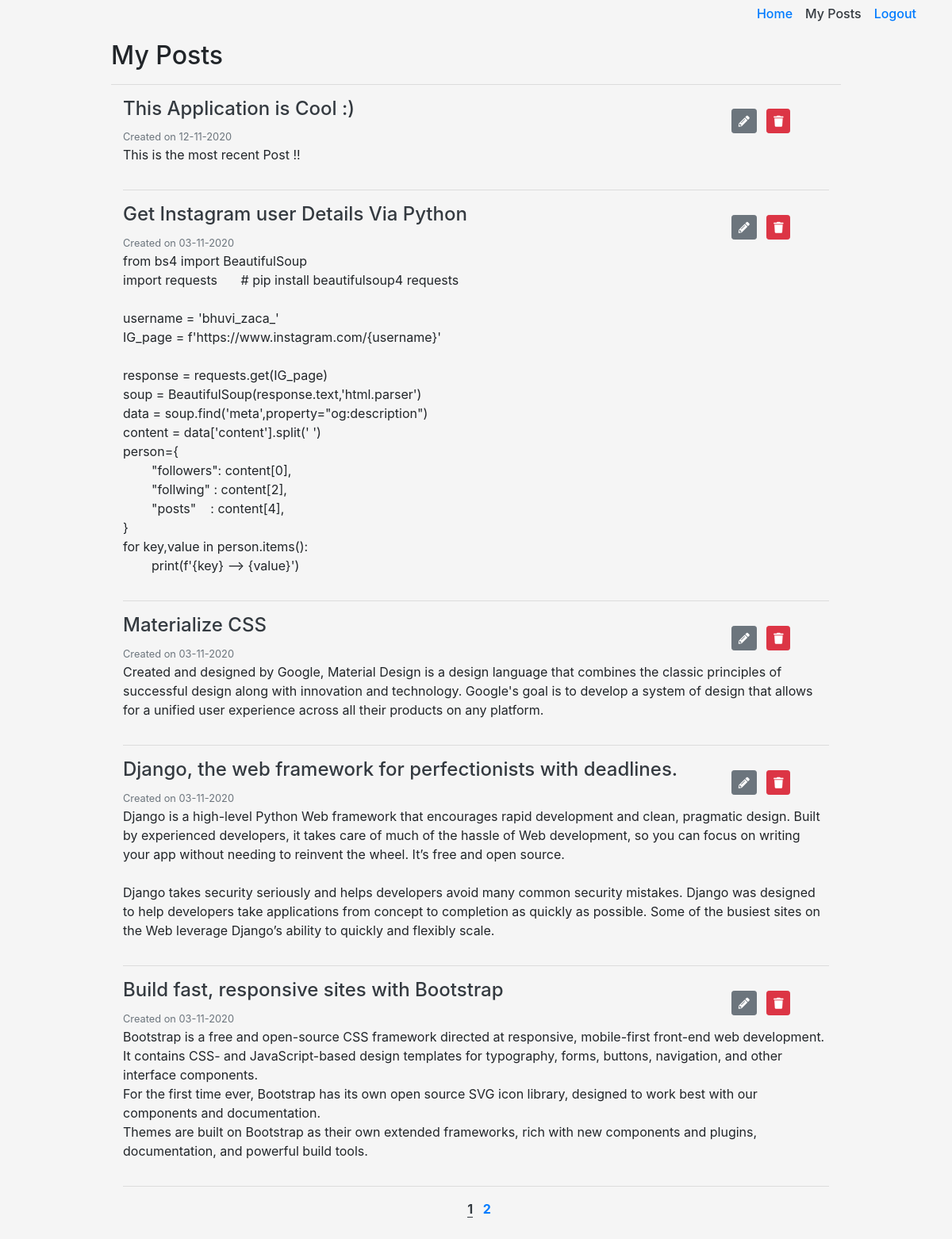
The page /profile (signed in) on the database its author committed.
### MainApp/models.py (models this page shows, shortened)
class Posts(db.Model):
	id = db.Column(db.Integer, primary_key=True)
	date_posted = db.Column(db.DateTime, nullable=False,default=datetime.utcnow)
	title = db.Column(db.String(50), unique=True, nullable=False)
	content = db.Column(db.Text, nullable=False)
	user_id = db.Column(db.Integer,db.ForeignKey('user.id'),nullable=False)
	comments = db.relationship('Comment',backref='post',lazy=True)

### MainApp/users/routes.py (the view)
@users.route('/profile',methods=['GET'])
@login_required
def accountPage():
	page = request.args.get('page',1,type=int)
	posts = Posts.query.filter_by(user_id=current_user.id).order_by(desc(Posts.id)).paginate(per_page=5,page=page)
	return render_template('account.html',posts=posts)

### MainApp/models.py (called while the page is built)
@login_manager.user_loader
def load_user(user_id):
	return User.query.get(int(user_id))

### MainApp/templates/account.html (shortened to what this page needs)
{% extends 'base.html' %}
{% block content %}
<div class="row justify-content-center mt-3">
	<div class="col-md-10">
		<h2>My Posts</h2>
		<hr>
		<div class="container">
			{% for post in posts.items %}
			<div class="row justify-content-center">
				<div class="col-md-12">
					<div class="row justify-content-between align-items-center">
						<div class="col-md-10">
							<h4><a class="article-title text-dark" href="{{url_for('posts.individualPostPage',post_id=post.id)}}">{{ post.title }}</a></h4>
							<small class="text-muted">Created on {{post.date_posted.strftime('%d-%m-%Y')}}</small>
						</div>
						<div class="col-md-2">
							<a href="{{url_for('posts.updatePostPage',post_id=post.id) }}" class="btn btn-secondary btn-sm mr-2" title="Edit this Post"><i class="fas fa-pencil-alt"></i></a>
							<a href="{{url_for('posts.deletePostPage',post_id=post.id) }}" class="btn btn-danger btn-sm" title="Delete this Post"><i class="fas fa-trash"></i></a>
						</div>
					</div>
					<p class="article-content post-wrap">{{ post.content }}</p>
				</div>
			</div>
			<hr>
		{% endfor %}
		<div class="d-flex justify-content-center mb-5">
				<div class="col-12">
					<center>
					{% for page_num in posts.iter_pages(left_edge=1, right_edge=1) %}
						{% if page_num %}
							{% if posts.page == page_num %}
									<a class="text-dark border-bottom border-dark font-weight-bold mb-4 ml-2" href="{{url_for('users.accountPage',page=page_num)}}">{{page_num}}</a>
							{% else %}
								<a class="font-weight-bold mb-4 ml-2" href="{{url_for('users.accountPage',page=page_num)}}">{{page_num}}</a>
							{% endif %}
						{% else %}
							...
						{% endif %}
					{% endfor %}
					</center>
				</div>
			</div>
		</div>
	</div>
</div>
{% endblock %}

### MainApp/static/css/style.css (style rules this page uses)
html { scroll-behavior: smooth; }
body { background: whitesmoke; }
a { text-decoration: none !important; }
.post-wrap { white-space: pre-wrap; }

### rows shown on the page
Posts: title "This Application is Cool :)", date_posted "12-11-2020", content "This is the most recent Post !!"
Posts: title "Get Instagram user Details Via Python", date_posted "03-11-2020", content "from bs4 import BeautifulSoup import requests # pip install beautifulsoup4 requests username = 'bhuvi_zaca_' IG_page = f'https://www.instagram.com/{username}' response = requests.get(IG_page) soup = BeautifulSoup(response.text,'html.parser') data = soup.find('meta',property=\"og:description\") content = data['content'].split(' ') person={ \"followers\": content[0], \"follwing\" : content[2], \"posts\" : content[4], } for key,value in person.items(): print(f'{key} --> {value}')"
Posts: title "Materialize CSS", date_posted "03-11-2020", content "Created and designed by Google, Material Design is a design language that combines the classic principles of successful design along with innovation and technology. Google's goal is to develop a system of design that allows for a unified user experience across all their products on any platform."
Posts: title "Django, the web framework for perfectionists with deadlines.", date_posted "03-11-2020", content "Django is a high-level Python Web framework that encourages rapid development and clean, pragmatic design. Built by experienced developers, it takes care of much of the hassle of Web development, so you can focus on writing your app without needing to reinvent the wheel. It’s free and open source. Django takes security seriously and helps developers avoid many common security mistakes. Django was designed to help developers take applications from concept to completion as quickly as possible. Some of the busiest sites on the Web leverage Django’s ability to quickly and flexibly scale."
Posts: title "Build fast, responsive sites with Bootstrap", date_posted "03-11-2020", content "Bootstrap is a free and open-source CSS framework directed at responsive, mobile-first front-end web development. It contains CSS- and JavaScript-based design templates for typography, forms, buttons, navigation, and other interface components. For the first time ever, Bootstrap has its own open source SVG icon library, designed to work best with our components and documentation. Themes are built on Bootstrap as their own extended frameworks, rich with new components and plugins, documentation, and powerful build tools."

### other values the page prints
{{ page_num }} "1"
{{ page_num }} "2"
